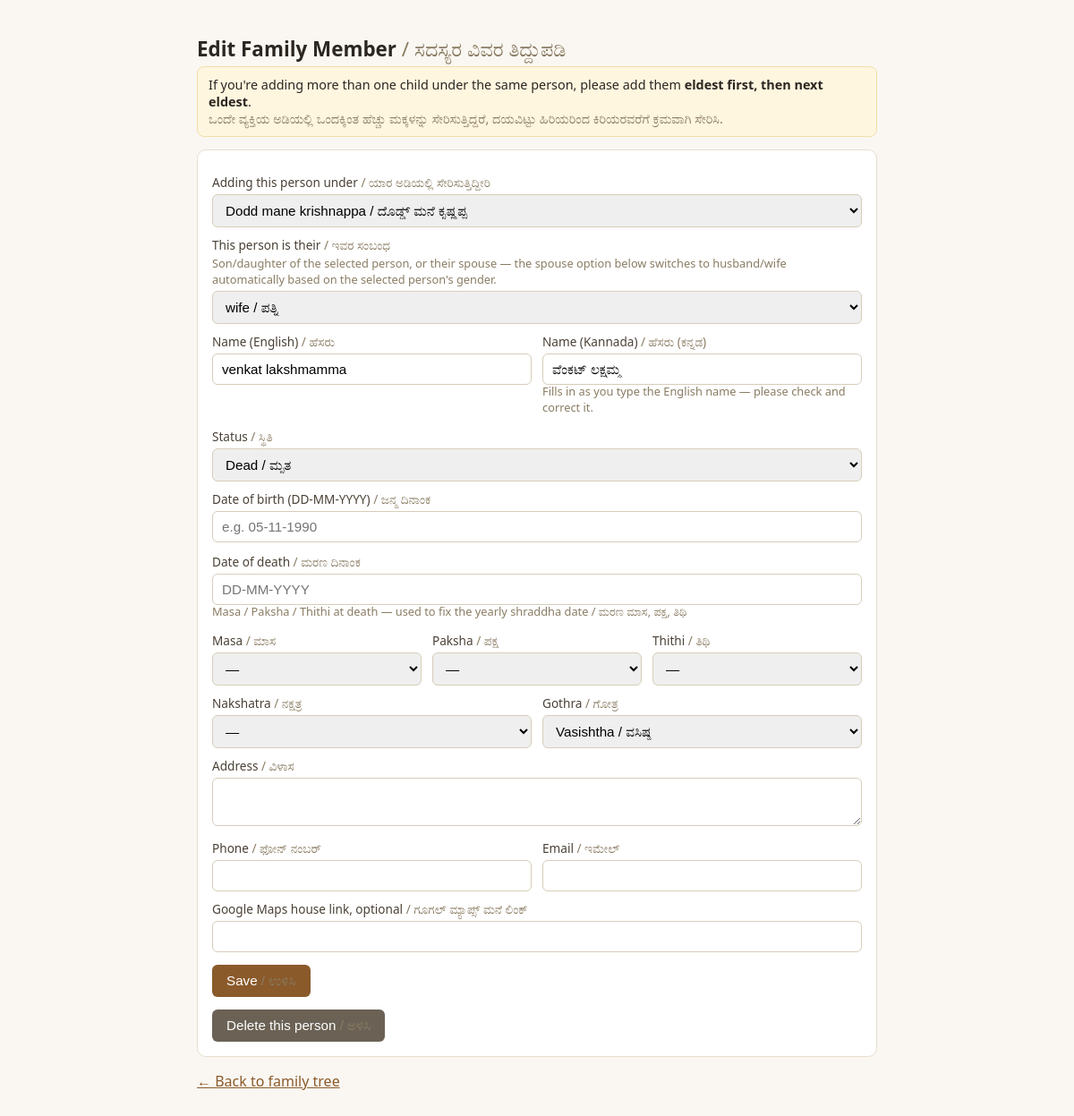
Page /admin/root/edit/3 (signed in) on the committed database.
### models.py (models this page shows, shortened)
class Person(db.Model):
    id = db.Column(db.Integer, primary_key=True)
    branch_id = db.Column(db.Integer, db.ForeignKey("branch.id"), nullable=True)
    parent_id = db.Column(db.Integer, db.ForeignKey("person.id"), nullable=True)
    relation_type = db.Column(db.String(20), nullable=False)  # root/son/daughter/spouse
    gender = db.Column(db.String(10))
    alive_status = db.Column(db.String(10), default="Alive")
    name = db.Column(db.String(120), nullable=False)       # English spelling
    name_kn = db.Column(db.String(120))                     # Kannada spelling (auto-suggested, editable)
    dob = db.Column(db.String(20))   # DD-MM-YYYY, optional
    dod = db.Column(db.String(20))   # DD-MM-YYYY, optional
    dod_masa = db.Column(db.String(30))    # lunar month at death (e.g. Chaitra), for Paksha Masa rites
    dod_paksha = db.Column(db.String(20))  # Shukla / Krishna paksha at death
    dod_thithi = db.Column(db.String(30))  # thithi at death (e.g. Chaturdashi)
    nakshatra = db.Column(db.String(60))      # nakshatra at birth
    gothra = db.Column(db.String(60))
    address = db.Column(db.Text)
    phone = db.Column(db.String(20))
    email = db.Column(db.String(120))
    maps_link = db.Column(db.String(400))
    sibling_order = db.Column(db.Integer, default=1)  # 1 = eldest
    created_at = db.Column(db.DateTime, default=db.func.now())
    children = db.relationship(
        "Person",
        backref=db.backref("parent", remote_side=[id]),
        foreign_keys=[parent_id],
    )

### app.py (the view, shortened to what this page needs)
@app.route("/admin/root/edit/<int:person_id>", methods=["GET", "POST"])
def admin_root_edit_person(person_id):
    if not require_admin():
        return redirect(url_for("admin_login"))
    person = Person.query.filter_by(id=person_id, branch_id=None).first_or_404()
    root = get_root_person()
    rows = person_tree_rows(root, branch_id=None)
    def is_descendant_or_self(candidate):
        node = candidate
        while node is not None:
            if node.id == person.id:
                return True
            node = node.parent
        return False
    people_for_dropdown = [p for p, _depth in rows if not is_descendant_or_self(p)]
    return render_template(
        "person_form.html",
        branch=None,
        person=person,
        nakshatra_is_other=is_custom_value(person.nakshatra, NAKSHATRAS),
        gothra_is_other=is_custom_value(person.gothra, GOTHRAS),
        is_anchor=(person.id == root.id),
        people_for_dropdown=people_for_dropdown,
        default_parent_id=person.parent_id,
        default_relation=person.relation_type,
        relations=RELATION_CHOICES,
        genders=GENDER_CHOICES,
        statuses=STATUS_CHOICES,
        nakshatras=NAKSHATRAS,
        gothras=GOTHRAS,
        masas=MASAS,
        pakshas=PAKSHAS,
        thithis=THITHIS,
    )

### app.py (called while the page is built)
@app.context_processor
def inject_site_name():
    return {"site_name": SITE_NAME}

def require_admin():
    return session.get("is_admin", False)

def get_root_person():
    return Person.query.filter_by(relation_type="root", branch_id=None).first()

def is_custom_value(value, choices):
    known_keys = {key for key, _en, _kn in choices}
    return bool(value) and value not in known_keys

def person_tree_rows(anchor, branch_id):
    people_by_parent = {}
    others = Person.query.filter(Person.branch_id == branch_id, Person.id != anchor.id).all()
    all_people = [anchor] + others
    for p in all_people:
        people_by_parent.setdefault(p.parent_id, []).append(p)
    for siblings in people_by_parent.values():
        siblings.sort(key=lambda p: (p.sibling_order or 1))
    rows = []
    def walk(person, depth):
        rows.append((person, depth))
        for child in people_by_parent.get(person.id, []):
            walk(child, depth + 1)
    walk(anchor, 0)
    return rows

### templates/person_form.html (shortened to what this page needs)
{% extends "base.html" %}
{% block content %}
{% if person %}
<h1>Edit Family Member <span class="kn">/ ಸದಸ್ಯರ ವಿವರ ತಿದ್ದುಪಡಿ</span></h1>
{% else %}
<h1>Add a Family Member <span class="kn">/ ಕುಟುಂಬ ಸದಸ್ಯರನ್ನು ಸೇರಿಸಿ</span></h1>
{% endif %}
<div class="note">
  {% if is_anchor %}
  This is you / the person this branch starts from — your position in the wider family tree is fixed by the admin, but everything below is your own details to fill in or correct.
  <br><span class="kn">ಇದು ನೀವೇ / ಈ ಶಾಖೆ ಪ್ರಾರಂಭವಾಗುವ ವ್ಯಕ್ತಿ — ಕುಟುಂಬ ವೃಕ್ಷದಲ್ಲಿ ನಿಮ್ಮ ಸ್ಥಾನವನ್ನು ನಿರ್ವಾಹಕರು ನಿಗದಿಪಡಿಸಿದ್ದಾರೆ, ಆದರೆ ಉಳಿದ ವಿವರಗಳನ್ನು ನೀವು ತುಂಬಬಹುದು ಅಥವಾ ಸರಿಪಡಿಸಬಹುದು.</span>
  {% else %}
  If you're adding more than one child under the same person, please add them <strong>eldest first, then next eldest</strong>.
  <br><span class="kn">ಒಂದೇ ವ್ಯಕ್ತಿಯ ಅಡಿಯಲ್ಲಿ ಒಂದಕ್ಕಿಂತ ಹೆಚ್ಚು ಮಕ್ಕಳನ್ನು ಸೇರಿಸುತ್ತಿದ್ದರೆ, ದಯವಿಟ್ಟು ಹಿರಿಯರಿಂದ ಕಿರಿಯರವರೆಗೆ ಕ್ರಮವಾಗಿ ಸೇರಿಸಿ.</span>
  {% endif %}
</div>
<div class="card">
  <form method="post" id="personForm" action="{% if person %}{% if branch %}{{ url_for('branch_edit_person', token=branch.token, person_id=person.id) }}{% else %}{{ url_for('admin_root_edit_person', person_id=person.id) }}{% endif %}{% else %}{% if branch %}{{ url_for('branch_add_person', token=branch.token) }}{% else %}{{ url_for('admin_root_add_person') }}{% endif %}{% endif %}">
    {% if not is_anchor %}
    <label>Adding this person under <span class="kn">/ ಯಾರ ಅಡಿಯಲ್ಲಿ ಸೇರಿಸುತ್ತಿದ್ದೀರಿ</span></label>
    <select name="parent_id" id="parent_id" required onchange="updateRelationOptions()">
      {% for p in people_for_dropdown %}
        <option value="{{ p.id }}" data-gender="{{ p.gender }}" {% if p.id == default_parent_id %}selected{% endif %}>{{ p.name }}{% if p.name_kn %} / {{ p.name_kn }}{% endif %}</option>
      {% endfor %}
    </select>
    <label>This person is their <span class="kn">/ ಇವರ ಸಂಬಂಧ</span></label>
    <div class="hint">Son/daughter of the selected person, or their spouse — the spouse option below switches to husband/wife automatically based on the selected person's gender.</div>
    <select name="relation_type" id="relation_type" onchange="toggleSiblingOrder()">
      {% for r in relations %}
        <option value="{{ r }}" id="opt_{{ r }}" {% if r == default_relation %}selected{% endif %}>
          {{ r }}{% if r == 'son' %} / ಮಗ{% elif r == 'daughter' %} / ಮಗಳು{% elif r == 'wife' %} / ಪತ್ನಿ{% elif r == 'husband' %} / ಪತಿ{% endif %}
        </option>
      {% endfor %}
    </select>
    {% endif %}
    <div class="row2">
      <div>
        <label for="name">Name (English) <span class="kn">/ ಹೆಸರು</span></label>
        <input type="text" name="name" id="name" value="{{ person.name if person else '' }}" required>
      </div>
      <div>
        <label for="name_kn">Name (Kannada) <span class="kn">/ ಹೆಸರು (ಕನ್ನಡ)</span></label>
        <input type="text" name="name_kn" id="name_kn" value="{{ person.name_kn if person else '' }}">
        <div class="hint">Fills in as you type the English name — please check and correct it.</div>
      </div>
    </div>
    <label>Status <span class="kn">/ ಸ್ಥಿತಿ</span></label>
    <select name="alive_status" id="alive_status" onchange="toggleDod()">
      {% for s in statuses %}
        <option value="{{ s }}" {% if person and person.alive_status == s %}selected{% endif %}>{{ s }}{% if s == 'Alive' %} / ಜೀವಂತ{% else %} / ಮೃತ{% endif %}</option>
      {% endfor %}
    </select>
    <label for="dob">Date of birth (DD-MM-YYYY) <span class="kn">/ ಜನ್ಮ ದಿನಾಂಕ</span></label>
    <input type="text" name="dob" id="dob" value="{{ person.dob if person else '' }}" placeholder="e.g. 05-11-1990" oninput="updateAge()">
    <div id="dod_field">
      <label for="dod">Date of death <span class="kn">/ ಮರಣ ದಿನಾಂಕ</span></label>
      <input type="text" name="dod" id="dod" value="{{ person.dod if person else '' }}" placeholder="DD-MM-YYYY">
      <div class="hint">Masa / Paksha / Thithi at death — used to fix the yearly shraddha date <span class="kn">/ ಮರಣ ಮಾಸ, ಪಕ್ಷ, ತಿಥಿ</span></div>
      <div class="row2">
        <div>
          <label for="dod_masa">Masa <span class="kn">/ ಮಾಸ</span></label>
          <select name="dod_masa" id="dod_masa">
            <option value="">—</option>
          </select>
        </div>
        <div>
          <label for="dod_paksha">Paksha <span class="kn">/ ಪಕ್ಷ</span></label>
          <select name="dod_paksha" id="dod_paksha">
            <option value="">—</option>
          </select>
        </div>
        <div>
          <label for="dod_thithi">Thithi <span class="kn">/ ತಿಥಿ</span></label>
          <select name="dod_thithi" id="dod_thithi">
            <option value="">—</option>
          </select>
        </div>
      </div>
    </div>
    <div class="row2">
      <div>
        <label for="nakshatra">Nakshatra <span class="kn">/ ನಕ್ಷತ್ರ</span></label>
        <select name="nakshatra" id="nakshatra" onchange="toggleOther('nakshatra')">
          <option value="">—</option>
        </select>
      </div>
      <div>
        <label for="gothra">Gothra <span class="kn">/ ಗೋತ್ರ</span></label>
        <select name="gothra" id="gothra" onchange="toggleOther('gothra')">
          {% for key, en, kn in gothras %}<option value="{{ key }}" {% if person and ((person.gothra == key) or (key == 'Other' and gothra_is_other)) %}selected{% endif %}>{{ en }} / {{ kn }}</option>{% endfor %}
        </select>
      </div>
    </div>
    <label for="address">Address <span class="kn">/ ವಿಳಾಸ</span></label>
    <textarea name="address" id="address" rows="2">{{ person.address if person else '' }}</textarea>
    <div class="row2">
      <div>
        <label for="phone">Phone <span class="kn">/ ಫೋನ್ ನಂಬರ್</span></label>
        <input type="text" name="phone" id="phone" value="{{ person.phone if person else '' }}">
      </div>
      <div>
        <label for="email">Email <span class="kn">/ ಇಮೇಲ್</span></label>
        <input type="email" name="email" id="email" value="{{ person.email if person else '' }}">
      </div>
    </div>
    <label for="maps_link">Google Maps house link, optional <span class="kn">/ ಗೂಗಲ್ ಮ್ಯಾಪ್ಸ್ ಮನೆ ಲಿಂಕ್</span></label>
    <input type="text" name="maps_link" id="maps_link" value="{{ person.maps_link if person else '' }}">
    <button type="submit">Save <span class="kn">/ ಉಳಿಸಿ</span></button>
  </form>
  {% if person %}
  <form method="post"
        action="{% if branch %}{{ url_for('branch_delete_person', token=branch.token, person_id=person.id) }}{% else %}{{ url_for('admin_root_delete_person', person_id=person.id) }}{% endif %}"
        onsubmit="return confirm('Delete {{ person.name }} and everyone entered under them? This cannot be undone.');">
    <button type="submit" class="btn secondary">Delete this person <span class="kn">/ ಅಳಿಸಿ</span></button>
  </form>
  {% endif %}
</div>
<p>
  {% if branch %}
    <a href="{{ url_for('branch_home', token=branch.token) }}">&larr; Back to family tree</a>
  {% else %}
    <a href="{{ url_for('admin_root_home') }}">&larr; Back to family tree</a>
  {% endif %}
</p>
{% endblock %}

### templates/base.html (style rules this page uses)
body { font-family: system-ui, sans-serif; background: #faf7f2; color: #2c2620; margin: 0; }
h1 { font-size: 1.4rem; margin-bottom: 4px; }
.card { background: #fff; border: 1px solid #e7ddcf; border-radius: 10px; padding: 16px; margin-bottom: 14px; }
label { display: block; font-size: 0.85rem; margin: 10px 0 4px; color: #4a4136; }
input, select, textarea { width: 100%; box-sizing: border-box; padding: 8px 10px; border: 1px solid #d8cdba; border-radius: 6px; font-size: 0.95rem; }
.row2 { display: flex; gap: 12px; }
.row2 > div { flex: 1; }
button, .btn { display: inline-block; background: #8a5a2b; color: #fff; border: none; padding: 9px 16px; border-radius: 6px; font-size: 0.95rem; cursor: pointer; text-decoration: none; margin-top: 14px; }
.btn.secondary { background: #6b6255; }
.note { background: #fff6e0; border: 1px solid #f0dfa8; padding: 10px 12px; border-radius: 8px; font-size: 0.9rem; margin-bottom: 14px; }
a { color: #8a5a2b; }
.kn { color: #8a7c63; font-weight: normal; }
.hint { font-size: 0.8rem; color: #8a7c63; margin-top: -2px; margin-bottom: 4px; }

### rows in the picture
Person: relation_type "wife / ಪತ್ನಿ", name "venkat lakshmamma", name_kn "ವೆಂಕಟ್ ಲಕ್ಷ್ಮಮ್ಮ", alive_status "Dead / ಮೃತ", gothra "Vasishtha / ವಸಿಷ್ಠ"

### other values in the picture
form field parent_id "Dodd mane krishnappa / ದೊಡ್ಡ್ ಮನೆ ಕೃಷ್ಣಪ್ಪ"
